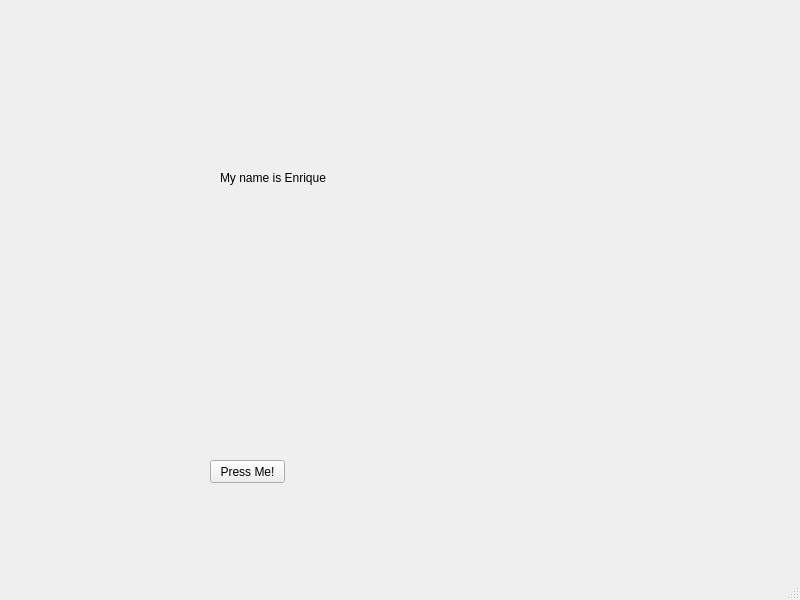
<?xml version="1.0" encoding="UTF-8"?>
<ui version="4.0">
 <class>MainWindow</class>
 <widget class="QMainWindow" name="MainWindow">
  <property name="geometry">
   <rect>
    <x>0</x>
    <y>0</y>
    <width>800</width>
    <height>600</height>
   </rect>
  </property>
  <property name="windowTitle">
   <string>MainWindow</string>
  </property>
  <widget class="QWidget" name="centralwidget">
   <widget class="QPushButton" name="button1">
    <property name="geometry">
     <rect>
      <x>210</x>
      <y>460</y>
      <width>75</width>
      <height>23</height>
     </rect>
    </property>
    <property name="text">
     <string>Press Me!</string>
    </property>
   </widget>
   <widget class="QLabel" name="label">
    <property name="geometry">
     <rect>
      <x>220</x>
      <y>170</y>
      <width>111</width>
      <height>16</height>
     </rect>
    </property>
    <property name="text">
     <string>My name is Enrique</string>
    </property>
   </widget>
  </widget>
  <widget class="QMenuBar" name="menubar">
   <property name="geometry">
    <rect>
     <x>0</x>
     <y>0</y>
     <width>800</width>
     <height>18</height>
    </rect>
   </property>
  </widget>
  <widget class="QStatusBar" name="statusbar"/>
 </widget>
 <resources/>
 <connections/>
</ui>
